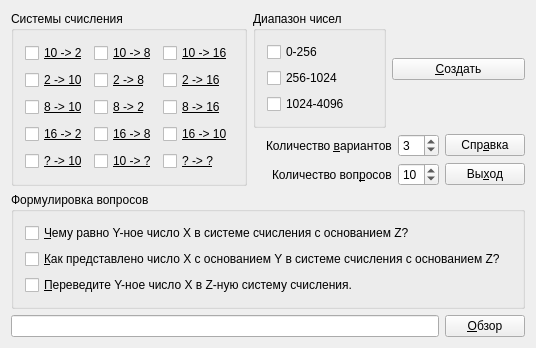
<?xml version="1.0" encoding="UTF-8"?>
<ui version="4.0">
 <class>generatedialog</class>
 <widget class="QWidget" name="generatedialog">
  <property name="geometry">
   <rect>
    <x>0</x>
    <y>0</y>
    <width>536</width>
    <height>321</height>
   </rect>
  </property>
  <property name="sizePolicy">
   <sizepolicy hsizetype="Preferred" vsizetype="Preferred">
    <horstretch>0</horstretch>
    <verstretch>0</verstretch>
   </sizepolicy>
  </property>
  <property name="windowTitle">
   <string>Генерировать тест</string>
  </property>
  <property name="autoFillBackground">
   <bool>false</bool>
  </property>
  <layout class="QVBoxLayout" name="verticalLayout_6">
   <item>
    <layout class="QVBoxLayout" name="verticalLayout_5">
     <item>
      <layout class="QHBoxLayout" name="horizontalLayout_7">
       <item>
        <widget class="QGroupBox" name="radixGroupBox">
         <property name="title">
          <string>Системы счисления</string>
         </property>
         <layout class="QHBoxLayout" name="horizontalLayout_5">
          <item>
           <layout class="QGridLayout" name="gridLayout">
            <item row="3" column="1">
             <widget class="QCheckBox" name="radix16And8CheckBox">
              <property name="font">
               <font>
                <underline>true</underline>
               </font>
              </property>
              <property name="text">
               <string>16 -&gt; 8</string>
              </property>
             </widget>
            </item>
            <item row="1" column="1">
             <widget class="QCheckBox" name="radix2And8CheckBox">
              <property name="font">
               <font>
                <underline>true</underline>
               </font>
              </property>
              <property name="text">
               <string>2 -&gt; 8</string>
              </property>
             </widget>
            </item>
            <item row="4" column="1">
             <widget class="QCheckBox" name="radix10AndRandomCheckBox">
              <property name="font">
               <font>
                <underline>true</underline>
               </font>
              </property>
              <property name="text">
               <string>10 -&gt; ?</string>
              </property>
             </widget>
            </item>
            <item row="0" column="2">
             <widget class="QCheckBox" name="radix10And16CheckBox">
              <property name="font">
               <font>
                <underline>true</underline>
               </font>
              </property>
              <property name="text">
               <string>10 -&gt; 16</string>
              </property>
             </widget>
            </item>
            <item row="0" column="1">
             <widget class="QCheckBox" name="radix10And8CheckBox">
              <property name="font">
               <font>
                <underline>true</underline>
               </font>
              </property>
              <property name="autoFillBackground">
               <bool>false</bool>
              </property>
              <property name="text">
               <string>10 -&gt; 8</string>
              </property>
             </widget>
            </item>
            <item row="2" column="2">
             <widget class="QCheckBox" name="radix8And16CheckBox">
              <property name="font">
               <font>
                <underline>true</underline>
               </font>
              </property>
              <property name="text">
               <string>8 -&gt; 16</string>
              </property>
             </widget>
            </item>
            <item row="4" column="0">
             <widget class="QCheckBox" name="radixRandomAnd10CheckBox">
              <property name="font">
               <font>
                <underline>true</underline>
               </font>
              </property>
              <property name="text">
               <string>? -&gt; 10</string>
              </property>
             </widget>
            </item>
            <item row="3" column="2">
             <widget class="QCheckBox" name="radix16And10CheckBox">
              <property name="font">
               <font>
                <underline>true</underline>
               </font>
              </property>
              <property name="text">
               <string>16 -&gt; 10</string>
              </property>
             </widget>
            </item>
            <item row="4" column="2">
             <widget class="QCheckBox" name="radixRandomAndRandomCheckBox">
              <property name="font">
               <font>
                <underline>true</underline>
               </font>
              </property>
              <property name="text">
               <string>? -&gt; ?</string>
              </property>
             </widget>
            </item>
            <item row="3" column="0">
             <widget class="QCheckBox" name="radix16And2CheckBox">
              <property name="font">
               <font>
                <underline>true</underline>
               </font>
              </property>
              <property name="text">
               <string>16 -&gt; 2</string>
              </property>
             </widget>
            </item>
            <item row="0" column="0">
             <widget class="QCheckBox" name="radix10And2CheckBox">
              <property name="font">
               <font>
                <underline>true</underline>
               </font>
              </property>
              <property name="text">
               <string>10 -&gt; 2</string>
              </property>
              <property name="checked">
               <bool>false</bool>
              </property>
             </widget>
            </item>
            <item row="2" column="1">
             <widget class="QCheckBox" name="radix8And2CheckBox">
              <property name="font">
               <font>
                <underline>true</underline>
               </font>
              </property>
              <property name="text">
               <string>8 -&gt; 2</string>
              </property>
             </widget>
            </item>
            <item row="1" column="0">
             <widget class="QCheckBox" name="radix2And10CheckBox">
              <property name="font">
               <font>
                <underline>true</underline>
               </font>
              </property>
              <property name="text">
               <string>2 -&gt; 10</string>
              </property>
             </widget>
            </item>
            <item row="1" column="2">
             <widget class="QCheckBox" name="radix2And16CheckBox">
              <property name="font">
               <font>
                <underline>true</underline>
               </font>
              </property>
              <property name="text">
               <string>2 -&gt; 16</string>
              </property>
             </widget>
            </item>
            <item row="2" column="0">
             <widget class="QCheckBox" name="radix8And10CheckBox">
              <property name="font">
               <font>
                <underline>true</underline>
               </font>
              </property>
              <property name="text">
               <string>8 -&gt; 10</string>
              </property>
             </widget>
            </item>
           </layout>
          </item>
         </layout>
        </widget>
       </item>
       <item>
        <layout class="QVBoxLayout" name="verticalLayout_3">
         <item>
          <layout class="QHBoxLayout" name="horizontalLayout_6">
           <item>
            <widget class="QGroupBox" name="rangeGroupBox">
             <property name="title">
              <string>Диапазон чисел</string>
             </property>
             <layout class="QHBoxLayout" name="horizontalLayout_3">
              <item>
               <layout class="QVBoxLayout" name="verticalLayout_2">
                <item>
                 <widget class="QCheckBox" name="easyRangeCheckBox">
                  <property name="text">
                   <string>0-256</string>
                  </property>
                  <property name="checked">
                   <bool>false</bool>
                  </property>
                 </widget>
                </item>
                <item>
                 <widget class="QCheckBox" name="normalRangeCheckBox">
                  <property name="text">
                   <string>256-1024</string>
                  </property>
                 </widget>
                </item>
                <item>
                 <widget class="QCheckBox" name="hardRangeCheckBox">
                  <property name="text">
                   <string>1024-4096</string>
                  </property>
                 </widget>
                </item>
               </layout>
              </item>
             </layout>
            </widget>
           </item>
           <item>
            <layout class="QVBoxLayout" name="verticalLayout_4">
             <item>
              <widget class="QPushButton" name="createButton">
               <property name="text">
                <string>&amp;Создать</string>
               </property>
              </widget>
             </item>
            </layout>
           </item>
          </layout>
         </item>
         <item>
          <layout class="QHBoxLayout" name="horizontalLayout_4">
           <item>
            <spacer name="horizontalSpacer_3">
             <property name="orientation">
              <enum>Qt::Horizontal</enum>
             </property>
             <property name="sizeHint" stdset="0">
              <size>
               <width>40</width>
               <height>20</height>
              </size>
             </property>
            </spacer>
           </item>
           <item>
            <widget class="QLabel" name="variantLabel">
             <property name="text">
              <string>Количество &amp;вариантов</string>
             </property>
             <property name="buddy">
              <cstring>variantSpinBox</cstring>
             </property>
            </widget>
           </item>
           <item>
            <widget class="QSpinBox" name="variantSpinBox">
             <property name="minimum">
              <number>1</number>
             </property>
             <property name="maximum">
              <number>20</number>
             </property>
             <property name="value">
              <number>3</number>
             </property>
            </widget>
           </item>
           <item>
            <widget class="QPushButton" name="aboutButton">
             <property name="text">
              <string>Спр&amp;авка</string>
             </property>
            </widget>
           </item>
          </layout>
         </item>
         <item>
          <layout class="QHBoxLayout" name="horizontalLayout">
           <item>
            <spacer name="horizontalSpacer_4">
             <property name="orientation">
              <enum>Qt::Horizontal</enum>
             </property>
             <property name="sizeHint" stdset="0">
              <size>
               <width>40</width>
               <height>20</height>
              </size>
             </property>
            </spacer>
           </item>
           <item>
            <widget class="QLabel" name="questionLabel">
             <property name="text">
              <string>Количество воп&amp;росов</string>
             </property>
             <property name="buddy">
              <cstring>questionSpinBox</cstring>
             </property>
            </widget>
           </item>
           <item>
            <widget class="QSpinBox" name="questionSpinBox">
             <property name="minimum">
              <number>1</number>
             </property>
             <property name="maximum">
              <number>50</number>
             </property>
             <property name="value">
              <number>10</number>
             </property>
            </widget>
           </item>
           <item>
            <widget class="QPushButton" name="cancelButton">
             <property name="text">
              <string>Вы&amp;ход</string>
             </property>
            </widget>
           </item>
          </layout>
         </item>
        </layout>
       </item>
      </layout>
     </item>
     <item>
      <widget class="QGroupBox" name="formulationGroupBox">
       <property name="title">
        <string>Формулировка вопросов</string>
       </property>
       <layout class="QHBoxLayout" name="horizontalLayout_2">
        <item>
         <layout class="QVBoxLayout" name="verticalLayout">
          <item>
           <widget class="QCheckBox" name="formulationWhatCheckBox">
            <property name="text">
             <string>&amp;Чему равно Y-ное число X в системе счисления с основанием Z?</string>
            </property>
           </widget>
          </item>
          <item>
           <widget class="QCheckBox" name="formulationHowCheckBox">
            <property name="text">
             <string>&amp;Как представлено число X с основанием Y в системе счисления с основанием Z?</string>
            </property>
            <property name="checked">
             <bool>false</bool>
            </property>
           </widget>
          </item>
          <item>
           <widget class="QCheckBox" name="formulationTranslateCheckBox">
            <property name="text">
             <string>&amp;Переведите Y-ное число X в Z-ную систему счисления. </string>
            </property>
           </widget>
          </item>
         </layout>
        </item>
       </layout>
      </widget>
     </item>
     <item>
      <layout class="QHBoxLayout" name="horizontalLayout_11">
       <item>
        <widget class="QLineEdit" name="lineEdit">
         <property name="enabled">
          <bool>true</bool>
         </property>
         <property name="readOnly">
          <bool>true</bool>
         </property>
        </widget>
       </item>
       <item>
        <widget class="QPushButton" name="browseButton">
         <property name="text">
          <string>&amp;Обзор</string>
         </property>
        </widget>
       </item>
      </layout>
     </item>
    </layout>
   </item>
  </layout>
  <zorder></zorder>
  <zorder>aboutButton</zorder>
  <zorder>verticalSpacer_2</zorder>
  <zorder>horizontalSpacer_3</zorder>
 </widget>
 <layoutdefault spacing="6" margin="11"/>
 <tabstops>
  <tabstop>radix10And2CheckBox</tabstop>
  <tabstop>radix10And8CheckBox</tabstop>
  <tabstop>radix10And16CheckBox</tabstop>
  <tabstop>radix2And10CheckBox</tabstop>
  <tabstop>radix2And8CheckBox</tabstop>
  <tabstop>radix2And16CheckBox</tabstop>
  <tabstop>radix8And10CheckBox</tabstop>
  <tabstop>radix8And2CheckBox</tabstop>
  <tabstop>radix8And16CheckBox</tabstop>
  <tabstop>radix16And2CheckBox</tabstop>
  <tabstop>radix16And8CheckBox</tabstop>
  <tabstop>radix16And10CheckBox</tabstop>
  <tabstop>radixRandomAnd10CheckBox</tabstop>
  <tabstop>radix10AndRandomCheckBox</tabstop>
  <tabstop>radixRandomAndRandomCheckBox</tabstop>
  <tabstop>easyRangeCheckBox</tabstop>
  <tabstop>normalRangeCheckBox</tabstop>
  <tabstop>hardRangeCheckBox</tabstop>
  <tabstop>formulationWhatCheckBox</tabstop>
  <tabstop>formulationHowCheckBox</tabstop>
  <tabstop>formulationTranslateCheckBox</tabstop>
  <tabstop>variantSpinBox</tabstop>
  <tabstop>questionSpinBox</tabstop>
  <tabstop>lineEdit</tabstop>
  <tabstop>browseButton</tabstop>
  <tabstop>aboutButton</tabstop>
  <tabstop>createButton</tabstop>
  <tabstop>cancelButton</tabstop>
 </tabstops>
 <resources/>
 <connections/>
</ui>
